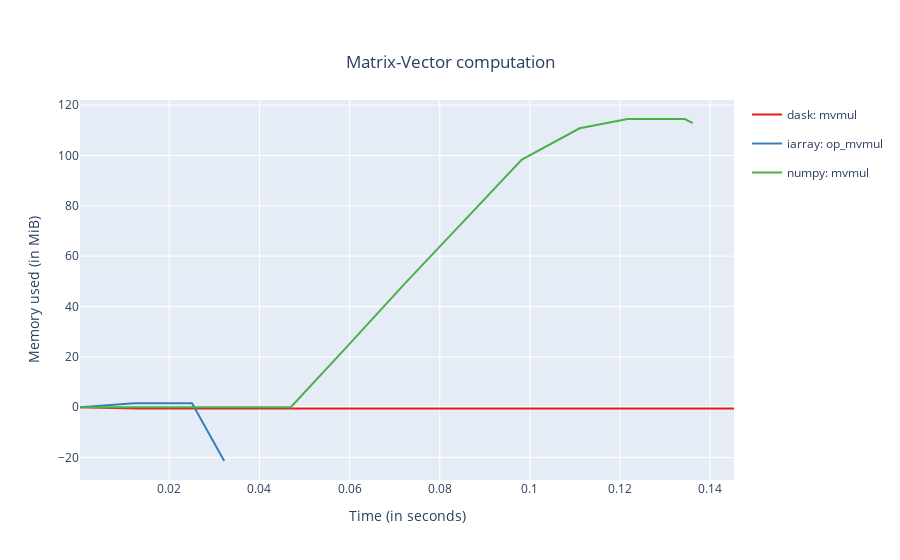

The cell this chart's notebook holds for it:
### Code cell
%mprof_plot iarray::op_mvmul numpy::mvmul dask::mvmul -t "Matrix-Vector computation"

### Figure 1 — Plotly figure (JSON) as saved in the notebook; plotly's stock layout.template omitted (floating-point values rounded to 4 significant figures)
{"data": [{"legendgroup": "0", "line": {"dash": "solid"}, "marker": {"color": "rgb(228,26,28)"}, "mode": "lines", "name": "dask: mvmul", "type": "scatter", "x": [0.0001857, 0.01294, 0.02572, 0.03766, 0.05116, 0.06393, 0.07451, 0.08727, 0.1, 0.1105, 0.1217, 0.1322, 0.1437, 0.1453], "y": [0.0, -0.5, -0.5, -0.5, -0.5, -0.5, -0.5, -0.5, -0.5, -0.5, -0.5, -0.4922, -0.4922, -0.4883]}, {"legendgroup": "1", "line": {"dash": "solid"}, "marker": {"color": "rgb(55,126,184)"}, "mode": "lines", "name": "iarray: op_mvmul", "type": "scatter", "x": [0.0001881, 0.01219, 0.02504, 0.03218], "y": [0.0, 1.578, 1.586, -21.38]}, {"legendgroup": "2", "line": {"dash": "solid"}, "marker": {"color": "rgb(77,175,74)"}, "mode": "lines", "name": "numpy: mvmul", "type": "scatter", "x": [0.0002179, 0.01123, 0.02356, 0.03497, 0.04696, 0.05973, 0.07259, 0.08539, 0.0982, 0.111, 0.1217, 0.1344, 0.1361], "y": [0.0, 0.0, 0.0, 0.0, 0.0, 24.66, 49.76, 73.99, 98.39, 110.8, 114.5, 114.5, 112.8]}], "layout": {"showlegend": true, "title": {"text": "Matrix-Vector computation", "x": 0.5, "xanchor": "center", "y": 0.9, "yanchor": "top"}, "xaxis": {"title": {"text": "Time (in seconds)"}}, "yaxis": {"title": {"text": "Memory used (in MiB)"}}}}
